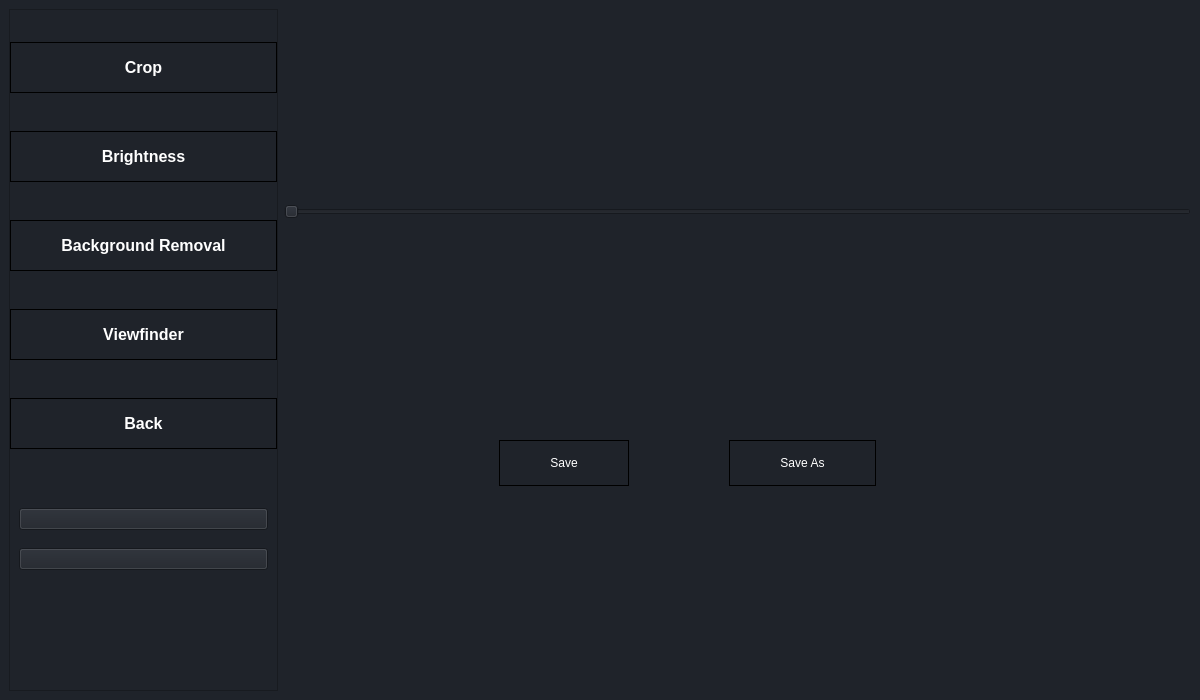
<?xml version="1.0" encoding="UTF-8"?>
<ui version="4.0">
 <class>EditorWindow</class>
 <widget class="QMainWindow" name="EditorWindow">
  <property name="geometry">
   <rect>
    <x>0</x>
    <y>0</y>
    <width>1200</width>
    <height>700</height>
   </rect>
  </property>
  <property name="sizePolicy">
   <sizepolicy hsizetype="Preferred" vsizetype="Preferred">
    <horstretch>0</horstretch>
    <verstretch>0</verstretch>
   </sizepolicy>
  </property>
  <property name="minimumSize">
   <size>
    <width>1200</width>
    <height>700</height>
   </size>
  </property>
  <property name="maximumSize">
   <size>
    <width>16777215</width>
    <height>16777215</height>
   </size>
  </property>
  <property name="windowTitle">
   <string>EditorWindow</string>
  </property>
  <property name="windowIcon">
   <iconset resource="resources.qrc">
    <normaloff>:/icons/icons/D-blue.svg</normaloff>:/icons/icons/D-blue.svg</iconset>
  </property>
  <property name="styleSheet">
   <string notr="true">*{
	background-color: #1f232a;}
QPushButton#backBtn,#backremoveBtn,#brightnessBtn,#cropBtn,#saveBtn,#saveasBtn,#viewfinderBtn{
    	text-align: center;
	padding: 15px 50px;
	border: 1px solid black;
    color: #fff;
}

QPushButton#backBtn:hover,#backremoveBtn:hover,#brightnessBtn:hover,#cropBtn:hover,#saveBtn:hover,#saveasBtn:hover,#viewfinderBtn:hover{
	background-color: #5A5A5A;
}</string>
  </property>
  <widget class="QWidget" name="centralwidget">
   <layout class="QVBoxLayout" name="verticalLayout">
    <item>
     <layout class="QHBoxLayout" name="hbox">
      <item>
       <layout class="QVBoxLayout" name="vbox">
        <property name="spacing">
         <number>6</number>
        </property>
        <property name="topMargin">
         <number>0</number>
        </property>
        <property name="rightMargin">
         <number>0</number>
        </property>
        <property name="bottomMargin">
         <number>0</number>
        </property>
        <item>
         <widget class="QFrame" name="baseframe">
          <property name="sizePolicy">
           <sizepolicy hsizetype="Fixed" vsizetype="Fixed">
            <horstretch>0</horstretch>
            <verstretch>0</verstretch>
           </sizepolicy>
          </property>
          <property name="frameShape">
           <enum>QFrame::StyledPanel</enum>
          </property>
          <property name="frameShadow">
           <enum>QFrame::Raised</enum>
          </property>
          <layout class="QVBoxLayout" name="verticalLayout_2">
           <property name="leftMargin">
            <number>0</number>
           </property>
           <property name="topMargin">
            <number>0</number>
           </property>
           <property name="rightMargin">
            <number>0</number>
           </property>
           <property name="bottomMargin">
            <number>20</number>
           </property>
           <item>
            <layout class="QVBoxLayout" name="vbox3">
             <property name="spacing">
              <number>6</number>
             </property>
             <property name="leftMargin">
              <number>0</number>
             </property>
             <property name="rightMargin">
              <number>0</number>
             </property>
             <item>
              <spacer name="verticalSpacer_6">
               <property name="orientation">
                <enum>Qt::Vertical</enum>
               </property>
               <property name="sizeHint" stdset="0">
                <size>
                 <width>20</width>
                 <height>40</height>
                </size>
               </property>
              </spacer>
             </item>
             <item>
              <widget class="QPushButton" name="cropBtn">
               <property name="font">
                <font>
                 <pointsize>12</pointsize>
                 <weight>75</weight>
                 <bold>true</bold>
                </font>
               </property>
               <property name="toolTip">
                <string/>
               </property>
               <property name="text">
                <string>Crop</string>
               </property>
              </widget>
             </item>
             <item>
              <spacer name="verticalSpacer_2">
               <property name="orientation">
                <enum>Qt::Vertical</enum>
               </property>
               <property name="sizeHint" stdset="0">
                <size>
                 <width>20</width>
                 <height>40</height>
                </size>
               </property>
              </spacer>
             </item>
             <item>
              <widget class="QPushButton" name="brightnessBtn">
               <property name="font">
                <font>
                 <pointsize>12</pointsize>
                 <weight>75</weight>
                 <bold>true</bold>
                </font>
               </property>
               <property name="text">
                <string>Brightness</string>
               </property>
              </widget>
             </item>
             <item>
              <spacer name="verticalSpacer_3">
               <property name="orientation">
                <enum>Qt::Vertical</enum>
               </property>
               <property name="sizeHint" stdset="0">
                <size>
                 <width>20</width>
                 <height>40</height>
                </size>
               </property>
              </spacer>
             </item>
             <item>
              <widget class="QPushButton" name="backremoveBtn">
               <property name="font">
                <font>
                 <pointsize>12</pointsize>
                 <weight>75</weight>
                 <bold>true</bold>
                </font>
               </property>
               <property name="text">
                <string>Background Removal</string>
               </property>
              </widget>
             </item>
             <item>
              <spacer name="verticalSpacer">
               <property name="orientation">
                <enum>Qt::Vertical</enum>
               </property>
               <property name="sizeType">
                <enum>QSizePolicy::Expanding</enum>
               </property>
               <property name="sizeHint" stdset="0">
                <size>
                 <width>20</width>
                 <height>40</height>
                </size>
               </property>
              </spacer>
             </item>
             <item>
              <widget class="QPushButton" name="viewfinderBtn">
               <property name="font">
                <font>
                 <pointsize>12</pointsize>
                 <weight>75</weight>
                 <bold>true</bold>
                </font>
               </property>
               <property name="text">
                <string>Viewfinder</string>
               </property>
              </widget>
             </item>
             <item>
              <spacer name="verticalSpacer_7">
               <property name="orientation">
                <enum>Qt::Vertical</enum>
               </property>
               <property name="sizeHint" stdset="0">
                <size>
                 <width>20</width>
                 <height>40</height>
                </size>
               </property>
              </spacer>
             </item>
             <item>
              <widget class="QPushButton" name="backBtn">
               <property name="font">
                <font>
                 <pointsize>12</pointsize>
                 <weight>75</weight>
                 <bold>true</bold>
                </font>
               </property>
               <property name="text">
                <string>Back</string>
               </property>
              </widget>
             </item>
             <item>
              <spacer name="verticalSpacer_8">
               <property name="orientation">
                <enum>Qt::Vertical</enum>
               </property>
               <property name="sizeHint" stdset="0">
                <size>
                 <width>20</width>
                 <height>40</height>
                </size>
               </property>
              </spacer>
             </item>
            </layout>
           </item>
           <item>
            <spacer name="verticalSpacer_5">
             <property name="orientation">
              <enum>Qt::Vertical</enum>
             </property>
             <property name="sizeHint" stdset="0">
              <size>
               <width>20</width>
               <height>60</height>
              </size>
             </property>
            </spacer>
           </item>
           <item>
            <widget class="QWidget" name="buttonswidget" native="true">
             <layout class="QVBoxLayout" name="verticalLayout_3">
              <property name="bottomMargin">
               <number>100</number>
              </property>
              <item>
               <widget class="QPushButton" name="y_Btn">
                <property name="text">
                 <string/>
                </property>
                <property name="icon">
                 <iconset>
                  <normaloff>icons/check.png</normaloff>icons/check.png</iconset>
                </property>
                <property name="iconSize">
                 <size>
                  <width>40</width>
                  <height>40</height>
                 </size>
                </property>
               </widget>
              </item>
              <item>
               <spacer name="verticalSpacer_4">
                <property name="orientation">
                 <enum>Qt::Vertical</enum>
                </property>
                <property name="sizeHint" stdset="0">
                 <size>
                  <width>20</width>
                  <height>60</height>
                 </size>
                </property>
               </spacer>
              </item>
              <item>
               <widget class="QPushButton" name="n_Btn">
                <property name="text">
                 <string/>
                </property>
                <property name="icon">
                 <iconset>
                  <normaloff>icons/cross.png</normaloff>icons/cross.png</iconset>
                </property>
                <property name="iconSize">
                 <size>
                  <width>40</width>
                  <height>40</height>
                 </size>
                </property>
               </widget>
              </item>
             </layout>
            </widget>
           </item>
          </layout>
         </widget>
        </item>
       </layout>
      </item>
      <item>
       <layout class="QVBoxLayout" name="vbox1">
        <property name="spacing">
         <number>6</number>
        </property>
        <property name="leftMargin">
         <number>0</number>
        </property>
        <property name="rightMargin">
         <number>0</number>
        </property>
        <item>
         <layout class="QVBoxLayout" name="vbox4"/>
        </item>
        <item>
         <widget class="QSlider" name="slider">
          <property name="orientation">
           <enum>Qt::Horizontal</enum>
          </property>
         </widget>
        </item>
        <item>
         <layout class="QHBoxLayout" name="hbox5">
          <property name="spacing">
           <number>100</number>
          </property>
          <property name="leftMargin">
           <number>0</number>
          </property>
          <property name="topMargin">
           <number>20</number>
          </property>
          <property name="rightMargin">
           <number>100</number>
          </property>
          <property name="bottomMargin">
           <number>10</number>
          </property>
          <item>
           <spacer name="horizontalSpacer">
            <property name="orientation">
             <enum>Qt::Horizontal</enum>
            </property>
            <property name="sizeHint" stdset="0">
             <size>
              <width>40</width>
              <height>20</height>
             </size>
            </property>
           </spacer>
          </item>
          <item>
           <widget class="QPushButton" name="saveBtn">
            <property name="text">
             <string>Save</string>
            </property>
           </widget>
          </item>
          <item>
           <widget class="QPushButton" name="saveasBtn">
            <property name="text">
             <string>Save As</string>
            </property>
           </widget>
          </item>
          <item>
           <spacer name="horizontalSpacer_2">
            <property name="orientation">
             <enum>Qt::Horizontal</enum>
            </property>
            <property name="sizeHint" stdset="0">
             <size>
              <width>40</width>
              <height>20</height>
             </size>
            </property>
           </spacer>
          </item>
         </layout>
        </item>
       </layout>
      </item>
     </layout>
    </item>
   </layout>
  </widget>
 </widget>
 <resources>
  <include location="resources.qrc"/>
 </resources>
 <connections/>
</ui>
